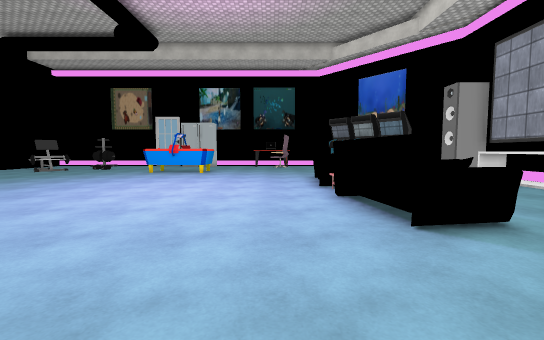
view 1 (above)

23 first-person views from a walk through a 3-D level made in the Unity game engine. The camera is 1.4 m above the floor, tilts 4° down and sees 90° across. The floor is counted in squares, 1 m on a side. Each view is taken from the middle of a square. On the plan, view 1 faces up. The plan holds only what a view shows up to about 13 squares ahead; the rest is blank. The place goes on beyond the plan. The player is left out. Some surface patterns are stand-ins.

view 2
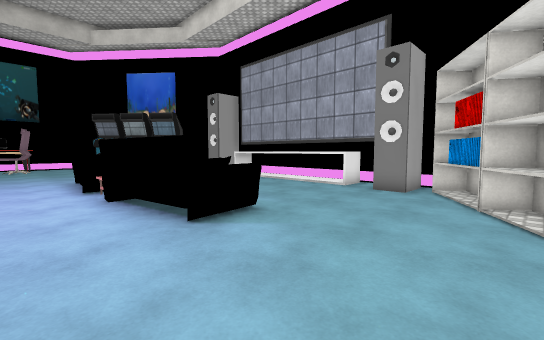

view 3
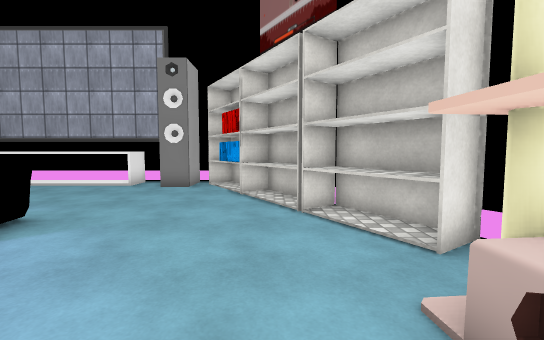

view 4
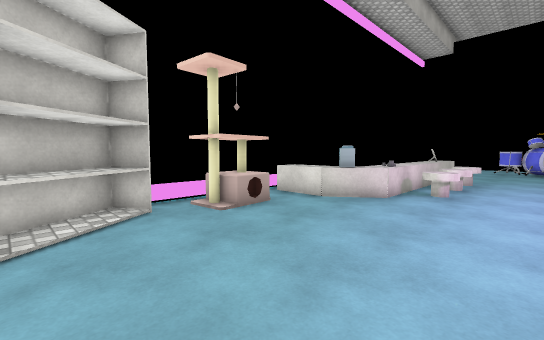

view 5
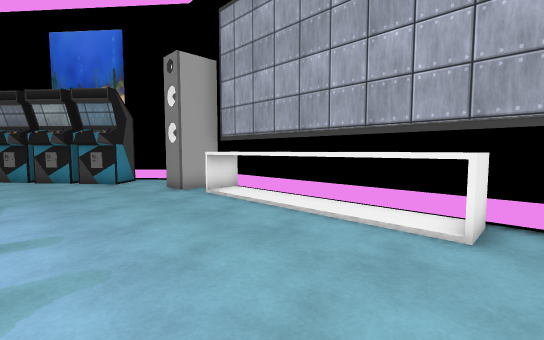

view 6
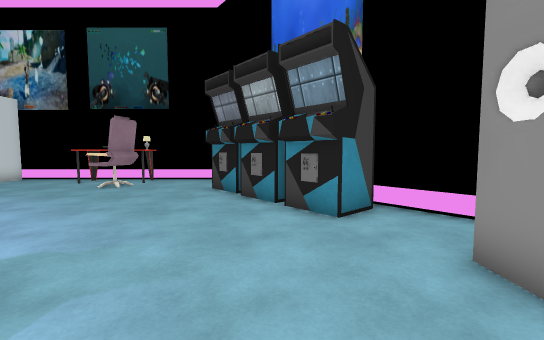

view 7
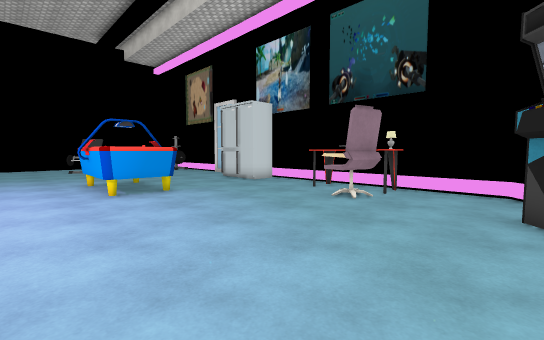

view 8
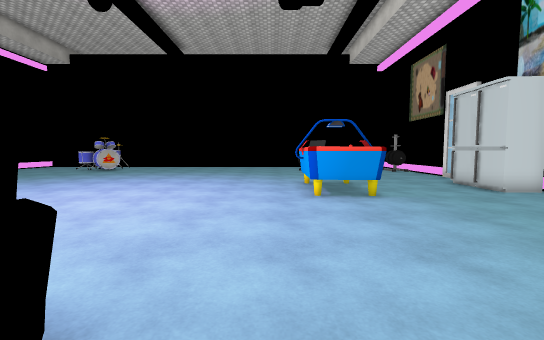

view 9
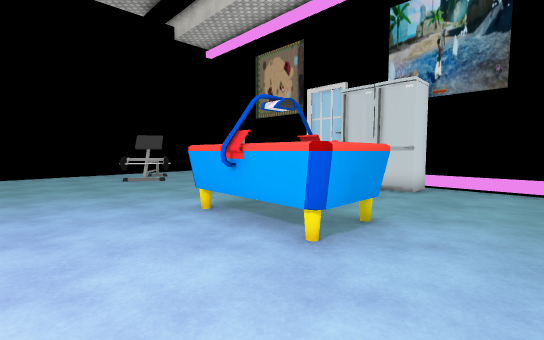

view 10
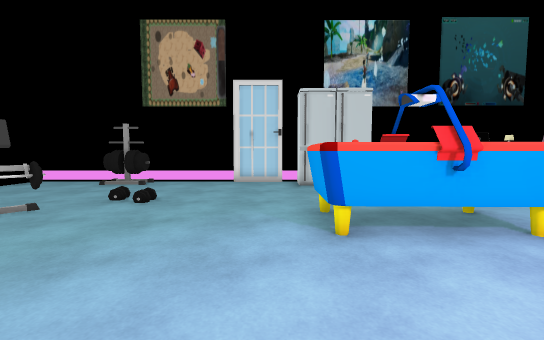

view 11
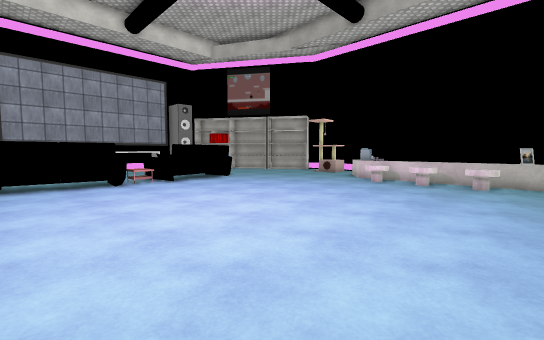

view 12
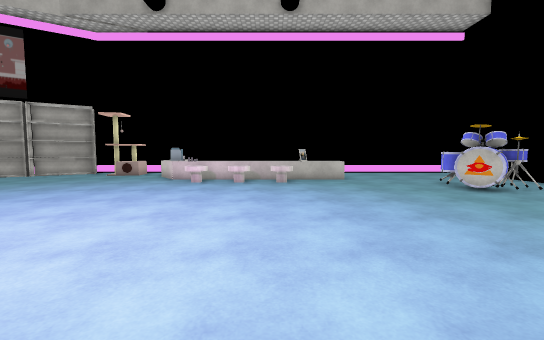

view 13
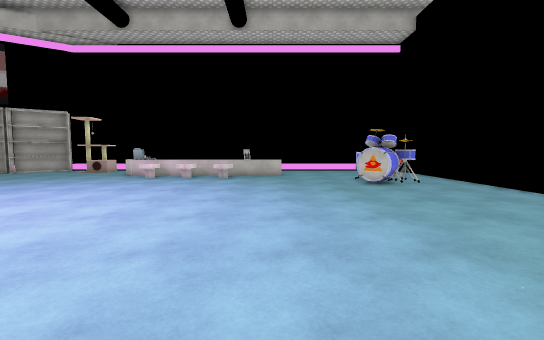

view 14
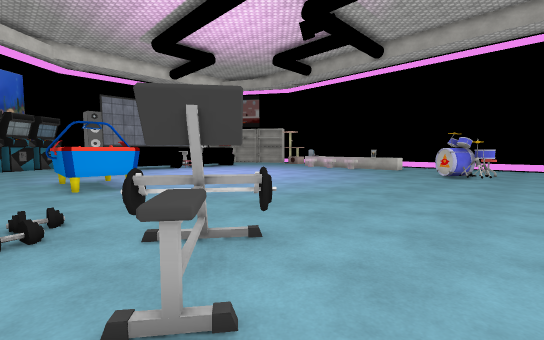

view 15
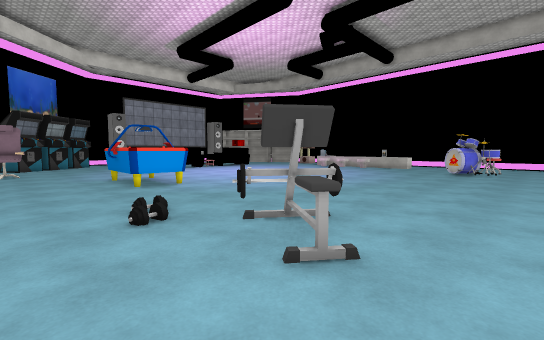

view 16
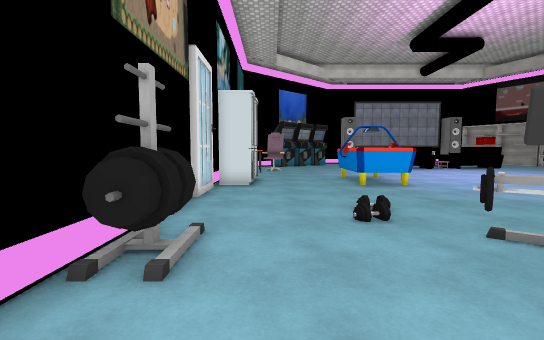

view 17
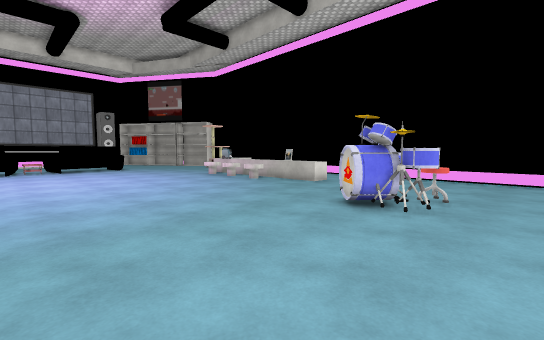

view 18
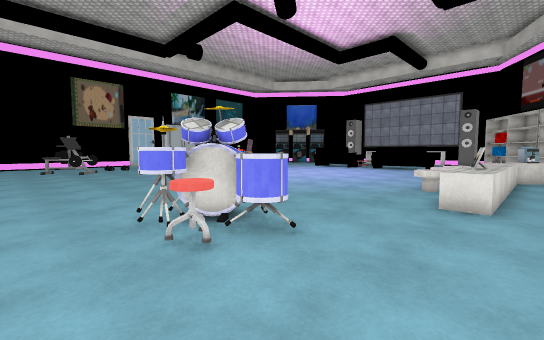

view 19
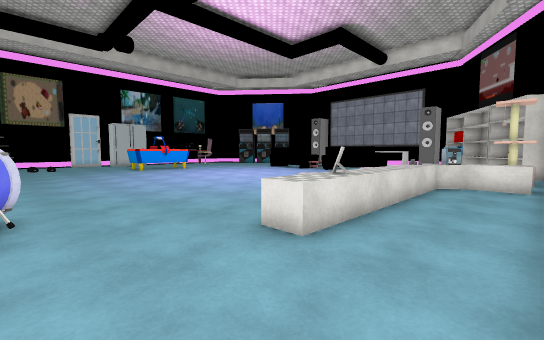

view 20
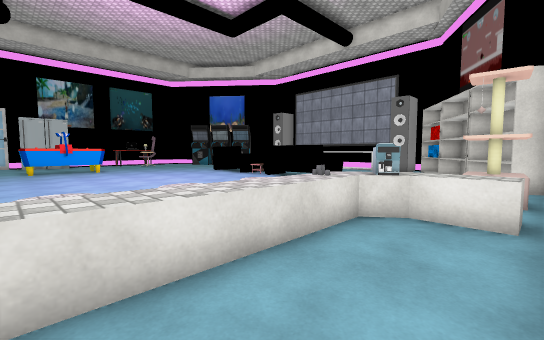

view 21
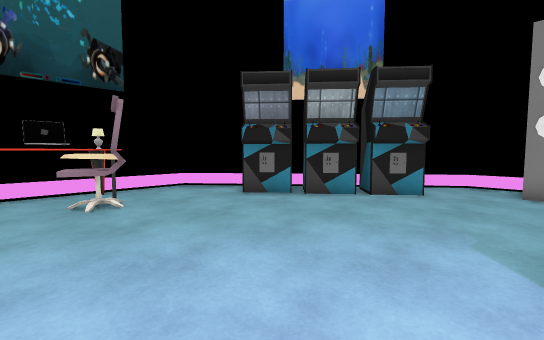

view 22
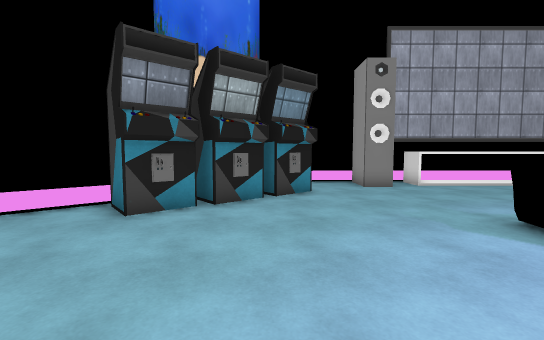

view 23
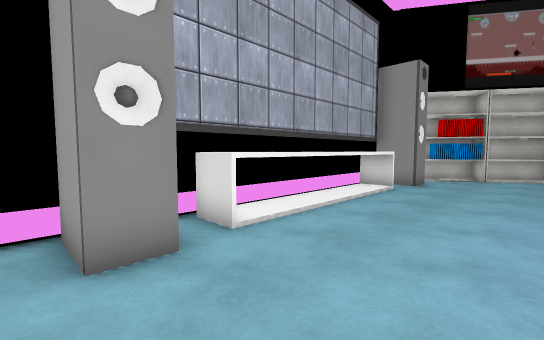

### Floor plan
Key: @ floor where view 1 was taken; # wall or solid block; . floor; ^ raised ledge; T table; S shelf; M machine; B block; F fridge; L lamp; A laptop; R drum; O other object.
Columns run from 20 left of view 1 to 12 right of it. Each row starts with its distance up from view 1.
 26          #       #    #
 25 #...OOO...##FFFF..TTAL...##
 24 #...OO......FFFF...TAT....#
 23  ...................OO....#
 22   ..................OO...M ##
 21  .........................M##
 20  ..OOO........O...........MM##
 19  ...OO......OOOOO..........M####
 18  ...O.......O OOO...........M#.#
 17  ...........OOOOO...............
 16  ...............................#
 15  ...................... ......###
 14  .....................O  .....###
 13  .....................O  .....^^#
 12  .....................O  .....^^#
 11  .....................O  .....^^#
 10  .....................TT .....^^#
  9  .....................TT .....^^#
  8  .....................O  .....^^#
  7  .....................   .....^^#
  6  .....................   .....^^#
  5  ..RR................. OO.......#
  4  ..RRR........................###
  3  ..RRR........................###
  2  ...R......OOOOOO............SSS
  1  ........^^OOOOOO#..........SS#
  0  ........^O^^^^^#M..@.....SSSS
 -1  ................MB..O..SSS#
 -2  ................BB.OO.SSSS
 -3  ..... ..........BB.OO.SS
 -4                 #

Where each view was taken, in squares from view 1:
view 1: 0 up, 0 right, facing up
view 2: 0 up, 0 right, facing up-right
view 3: 0 up, 1 left, facing right
view 4: 4 up, 5 right, facing down-left
view 5: 5 up, 5 right, facing up-right
view 6: 12 up, 7 right, facing up
view 7: 15 up, 5 right, facing up-left
view 8: 16 up, 4 right, facing left
view 9: 14 up, 2 left, facing up-left
view 10: 13 up, 9 left, facing up
view 11: 14 up, 10 left, facing down-right
view 12: 14 up, 8 left, facing down
view 13: 16 up, 11 left, facing down
view 14: 21 up, 19 left, facing down-right
view 15: 23 up, 19 left, facing down-right
view 16: 23 up, 19 left, facing right
view 17: 11 up, 19 left, facing down-right
view 18: 1 down, 19 left, facing up-right
view 19: 3 down, 15 left, facing up-right
view 20: 3 down, 9 left, facing up-right
view 21: 15 up, 1 left, facing up-right
view 22: 19 up, 1 left, facing right
view 23: 16 up, 6 right, facing down-right
